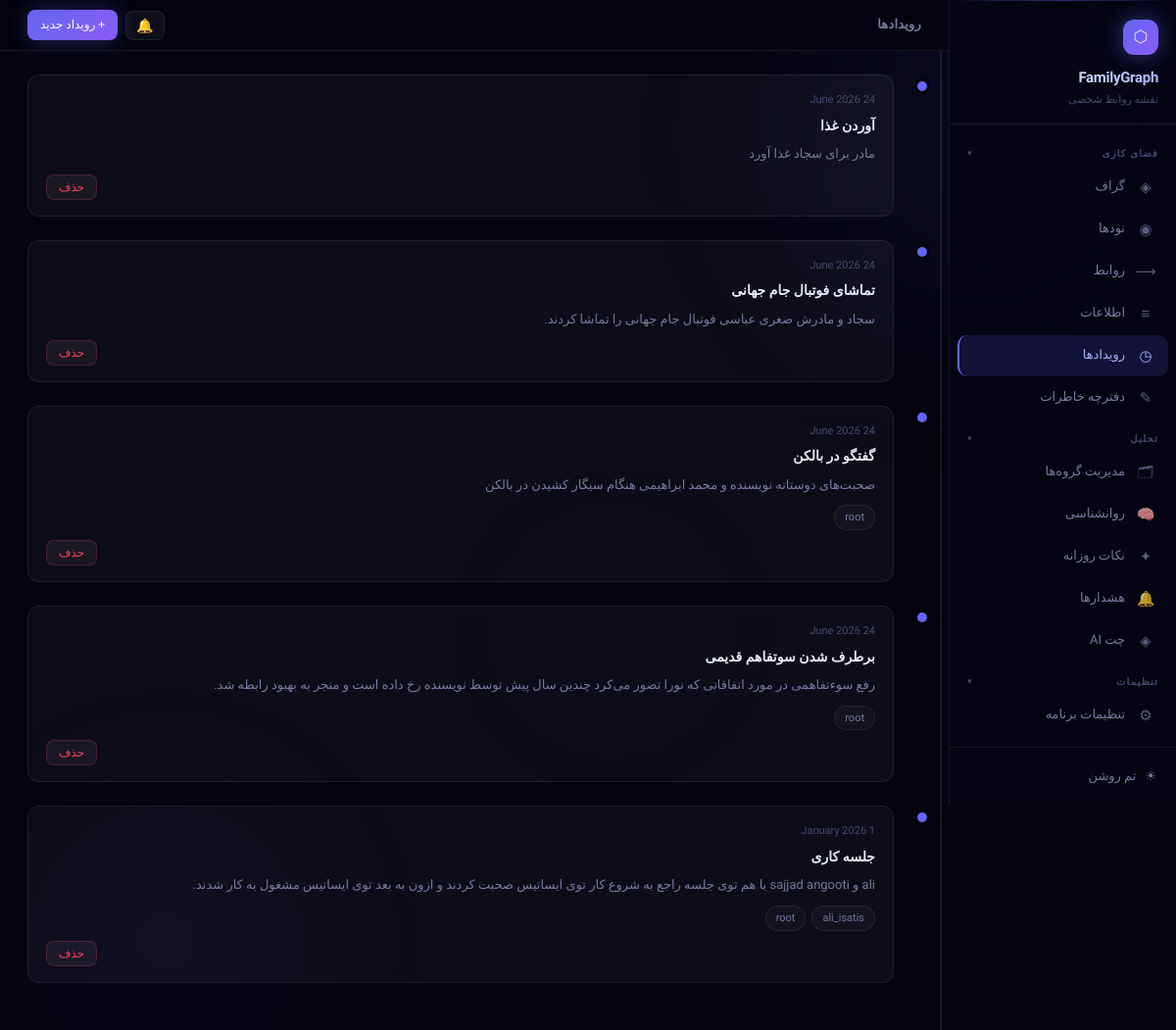
/events/, run on an earlier commit of the app's database.
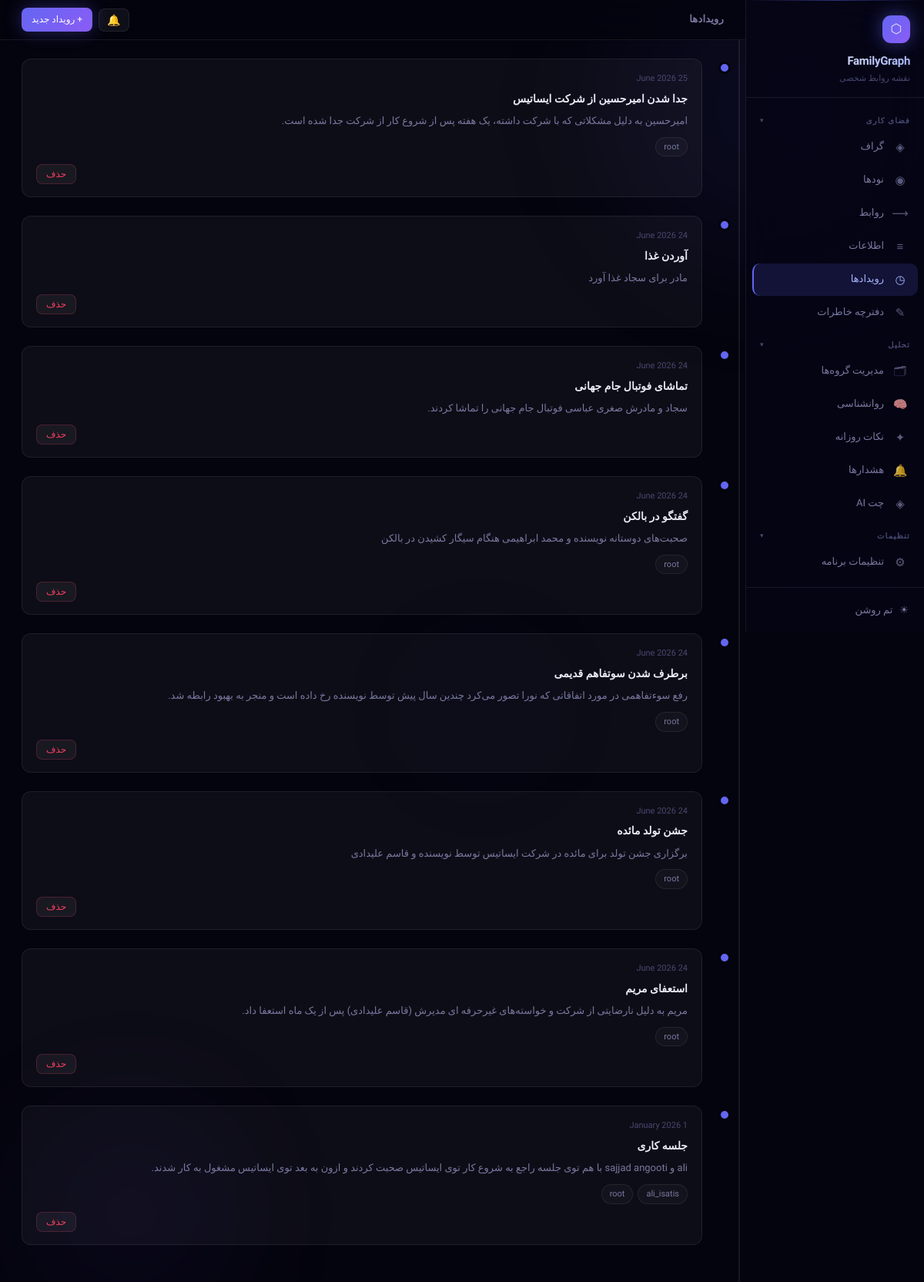
And on a later commit of the database.
### main/models.py (models this page shows, shortened)
class Event(models.Model):
    title        = models.CharField(max_length=200)
    date         = models.DateField()
    description  = models.TextField(blank=True)
    participants = models.ManyToManyField(Node, blank=True, related_name='events')
    class Meta:
        ordering = ['-date']

class Node(models.Model):
    username   = models.CharField(max_length=100, unique=True)
    first_name = models.CharField(max_length=100, blank=True, verbose_name='نام')
    last_name  = models.CharField(max_length=100, blank=True, verbose_name='نام خانوادگی')
    nickname   = models.CharField(max_length=100, blank=True, verbose_name='لقب / اسم مستعار')
    picture    = models.ImageField(upload_to="media/", blank=True, null=True)
    name       = models.CharField(max_length=200, blank=True)   # legacy — kept for compat
    birth_day  = models.DateField(blank=True, null=True)
    career     = models.CharField(max_length=200, blank=True)
    phone_number = models.CharField(max_length=20, blank=True)
    group      = models.CharField(max_length=100, blank=True, verbose_name='گروه (قدیمی)',
                                  help_text='legacy — از groups استفاده کن')
    groups     = models.ManyToManyField(Group, blank=True, related_name='nodes',
                                        verbose_name='گروه‌ها')
    class Meta:
        ordering = ['username']

### main/views.py (the view)
# urls.py: path('events/',            views.events_list,   name='events_list'),
def events_list(request):
    events = Event.objects.prefetch_related('participants').all()
    return render(request, 'events/events_list.html', {'events': events})

### templates/events/events_list.html (shortened to what this page needs)
{% extends "base.html" %}
{% block page_title %}رویدادها{% endblock %}
{% block nav_events %}active{% endblock %}
{% block topbar_actions %}
  <a href="{% url 'event_create' %}" class="btn btn-primary btn-sm">+ رویداد جدید</a>
{% endblock %}
{% block content %}
{% if not events %}
  <div class="empty-state">
    هیچ رویدادی ثبت نشده —
    <a href="{% url 'event_create' %}" style="color:var(--primary)">اولین رویداد رو اضافه کن</a>
  </div>
{% else %}
  <div class="timeline">
    {% for event in events %}
    <div class="tl-item">
      <div class="tl-dot"></div>
      <div class="tl-card">
        <div class="tl-date">{{ event.date|date:"j F Y" }}</div>
        <div class="tl-title">{{ event.title }}</div>
        {% if event.description %}
        <div class="tl-desc">{{ event.description }}</div>
        {% endif %}
        {% if event.participants.all %}
        <div class="tl-participants">
          {% for p in event.participants.all %}
          <a href="{% url 'node_detail' p.id %}" class="participant-chip">{{ p.username }}</a>
          {% endfor %}
        </div>
        {% endif %}
        <div class="tl-actions">
          <form method="post" action="{% url 'event_delete' event.id %}" onsubmit="return confirm('حذف شود؟')">
            <button type="submit" class="btn btn-sm btn-danger">حذف</button>
          </form>
        </div>
      </div>
    </div>
    {% endfor %}
  </div>
{% endif %}
{% endblock %}

What changed in the data, as far as the page shows it:
added Event: date "25 June 2026", title "جدا شدن امیرحسین از شرکت ایساتیس", description "امیرحسین به دلیل مشکلاتی که با شرکت داشته، یک هفته پس از شروع کار از شرکت جدا شده است.", Node (username "root")
added Event: date "24 June 2026", title "جشن تولد مائده", description "برگزاری جشن تولد برای مائده در شرکت ایساتیس توسط نویسنده و قاسم علیدادی", Node (username "root")
added Event: date "24 June 2026", title "استعفای مریم", description "مریم به دلیل نارضایتی از شرکت و خواسته‌های غیرحرفه ای مدیرش (قاسم علیدادی) پس از یک ماه استعفا داد.", Node (username "root")
